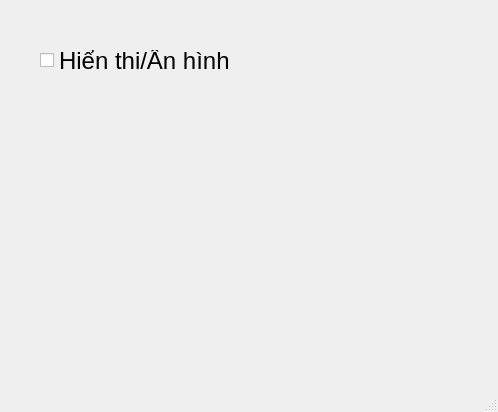
<?xml version="1.0" encoding="UTF-8"?>
<ui version="4.0">
 <class>MainWindow</class>
 <widget class="QMainWindow" name="MainWindow">
  <property name="geometry">
   <rect>
    <x>0</x>
    <y>0</y>
    <width>498</width>
    <height>412</height>
   </rect>
  </property>
  <property name="windowTitle">
   <string>MainWindow</string>
  </property>
  <widget class="QWidget" name="centralwidget">
   <widget class="QCheckBox" name="checkBoxHinh">
    <property name="geometry">
     <rect>
      <x>40</x>
      <y>50</y>
      <width>331</width>
      <height>21</height>
     </rect>
    </property>
    <property name="font">
     <font>
      <pointsize>18</pointsize>
     </font>
    </property>
    <property name="text">
     <string>Hiển thị/Ẩn hình</string>
    </property>
   </widget>
   <widget class="QLabel" name="labelHinh">
    <property name="geometry">
     <rect>
      <x>50</x>
      <y>90</y>
      <width>231</width>
      <height>171</height>
     </rect>
    </property>
    <property name="text">
     <string/>
    </property>
    <property name="pixmap">
     <pixmap>../images/ic_noimage.png</pixmap>
    </property>
    <property name="scaledContents">
     <bool>true</bool>
    </property>
   </widget>
  </widget>
  <widget class="QMenuBar" name="menubar">
   <property name="geometry">
    <rect>
     <x>0</x>
     <y>0</y>
     <width>498</width>
     <height>36</height>
    </rect>
   </property>
  </widget>
  <widget class="QStatusBar" name="statusbar"/>
 </widget>
 <resources/>
 <connections/>
</ui>
